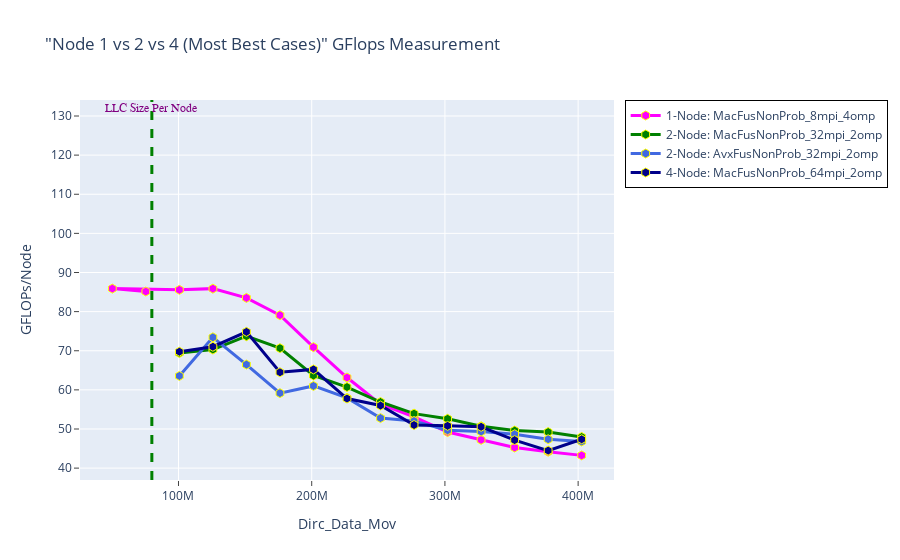

The cell this chart's notebook holds for it:
### Code cell
fig = go.Figure() 

# Node 1 Best Case
fig.add_trace(go.Scatter(x=(dfn1MacFusNonProb_8mpi_4omp.Dirc_Data_Mov*(dfn1MacFusNonProb_8mpi_4omp.MPI_size)), 
                         y=(dfn1MacFusNonProb_8mpi_4omp.GFLOPS*(dfn1MacFusNonProb_8mpi_4omp.MPI_size)), 
                         mode='lines+markers', 
                         name='1-Node: MacFusNonProb_8mpi_4omp',
                         line=dict(color='magenta',width=3),
                         marker=dict(symbol='hexagon',size=9, line=dict(color='yellow',width=1))))


# fig.add_trace(go.Scatter(x=(dfn1MacNewgeoNonProb_8mpi_4omp.Dirc_Data_Mov*(dfn1MacNewgeoNonProb_8mpi_4omp.MPI_size)), 
#                          y=(dfn1MacNewgeoNonProb_8mpi_4omp.GFLOPS*(dfn1MacNewgeoNonProb_8mpi_4omp.MPI_size)), 
#                          mode='lines+markers', 
#                          name='Note1: MacNewgeoNonProb_8mpi_4omp',
#                          line=dict(color='green',width=3),
#                          marker=dict(symbol='hexagon',size=9, line=dict(color='yellow',width=1))))


# Node 2 Best Case
fig.add_trace(go.Scatter(x=(dfn2MacFusNonProb_32mpi_2omp.Dirc_Data_Mov*(dfn2MacFusNonProb_32mpi_2omp.MPI_size/2)), 
                         y=(dfn2MacFusNonProb_32mpi_2omp.GFLOPS*(dfn2MacFusNonProb_32mpi_2omp.MPI_size/2)), 
                         mode='lines+markers', 
                         name='2-Node: MacFusNonProb_32mpi_2omp',
                         line=dict(color='green',width=3),
                         marker=dict(symbol='hexagon',size=9, line=dict(color='yellow',width=1))))

fig.add_trace(go.Scatter(x=(dfn2AvxFusNonProb_32mpi_2omp.Dirc_Data_Mov*(dfn2AvxFusNonProb_32mpi_2omp.MPI_size/2)), 
                         y=(dfn2AvxFusNonProb_32mpi_2omp.GFLOPS*(dfn2AvxFusNonProb_32mpi_2omp.MPI_size/2)), 
                         mode='lines+markers', 
                         name='2-Node: AvxFusNonProb_32mpi_2omp',
                         line=dict(color='royalblue',width=3),
                         marker=dict(symbol='hexagon',size=9,line=dict(color='yellow',width=1))))

# fig.add_trace(go.Scatter(x=(dfn2MacNewgeoNonProb_32mpi_2omp.Dirc_Data_Mov*(dfn2MacNewgeoNonProb_32mpi_2omp.MPI_size/2)), 
#                          y=(dfn2MacNewgeoNonProb_32mpi_2omp.GFLOPS*(dfn2MacNewgeoNonProb_32mpi_2omp.MPI_size/2)), 
#                          mode='lines+markers', 
#                          name='2-Node: MacNewgeoNonProb_32mpi_2omp',
#                          line=dict(color='blue',width=3),
#                          marker=dict(symbol='hexagon',size=9, line=dict(color='yellow',width=1))))


# Node 4 Best Case
fig.add_trace(go.Scatter(x=(dfn4MacFusnonProb_64mpi_2omp.Dirc_Data_Mov*(dfn4MacFusnonProb_64mpi_2omp.MPI_size/4)), 
                         y=(dfn4MacFusnonProb_64mpi_2omp.GFLOPS*(dfn4MacFusnonProb_64mpi_2omp.MPI_size/4)), 
                         mode='lines+markers', 
                         name='4-Node: MacFusNonProb_64mpi_2omp',
                         line=dict(color='darkblue',width=3),
                         marker=dict(symbol='hexagon',size=9, line=dict(color='yellow',width=1))))

# fig.add_trace(go.Scatter(x=(dfn4MacNewgeoNonProb_64mpi_2omp.Dirc_Data_Mov*(dfn4MacNewgeoNonProb_64mpi_2omp.MPI_size/4)), 
#                          y=(dfn4MacNewgeoNonProb_64mpi_2omp.GFLOPS*(dfn4MacNewgeoNonProb_64mpi_2omp.MPI_size/4)), 
#                          mode='lines+markers', 
#                          name='4-Node: MacNewgeoNonProb_64mpi_2omp',
#                          line=dict(color='cyan',width=3),
#                          marker=dict(symbol='hexagon',size=9, line=dict(color='yellow',width=1))))



# Adding a vertical line
fig.add_vline(x=80e6, line_width=3, line_dash="dash", line_color="green")
# fig.add_hline(y=1024, line_width=3, line_dash="dash", line_color="red")

# Add annotation
fig.add_annotation(
    x='80e6'
    , y=130
    , text=f'LLC Size Per Node'
    , yanchor='bottom'
    , showarrow=False
    , arrowhead=1
    , arrowsize=1
    , arrowwidth=2
    , arrowcolor="#636363"
    , ax=-20
    , ay=-30
    , font=dict(size=12, color="purple", family="Sans Serif")
    , align="left"
    ,)

fig.update_layout(title='"Node 1 vs 2 vs 4 (Most Best Cases)" GFlops Measurement',
                  xaxis_title='Dirc_Data_Mov', 
                  yaxis_title='GFLOPs/Node', 
                  xaxis=dict(ticks="outside"),  
                  yaxis=dict(ticks="outside"),
                  legend=go.layout.Legend(bordercolor="black",borderwidth=1))

### Figure 1 — Plotly figure (JSON) as saved in the notebook; plotly's stock layout.template omitted (floating-point values rounded to 4 significant figures)
{"data": [{"line": {"color": "magenta", "width": 3}, "marker": {"line": {"color": "yellow", "width": 1}, "size": 9, "symbol": "hexagon"}, "mode": "lines+markers", "name": "1-Node: MacFusNonProb_8mpi_4omp", "type": "scatter", "x": [75497472, 50331648, 100663296, 125829120, 150994944, 176160768, 201326592, 226492416, 251658240, 276824064, 301989888, 327155712, 352321536, 377487360, 402653184], "y": [85.14, 85.88, 85.56, 85.88, 83.51, 79.08, 70.92, 63.16, 56.32, 53.08, 49.22, 47.22, 45.27, 44.2, 43.26]}, {"line": {"color": "green", "width": 3}, "marker": {"line": {"color": "yellow", "width": 1}, "size": 9, "symbol": "hexagon"}, "mode": "lines+markers", "name": "2-Node: MacFusNonProb_32mpi_2omp", "type": "scatter", "x": [100663296, 125829120, 150994944, 176160768, 201326592, 226492416, 251658240, 276824064, 301989888, 327155712, 352321536, 377487360, 402653184], "y": [69.43, 70.31, 73.72, 70.66, 63.67, 60.72, 56.9, 53.93, 52.61, 50.68, 49.59, 49.22, 47.96]}, {"line": {"color": "royalblue", "width": 3}, "marker": {"line": {"color": "yellow", "width": 1}, "size": 9, "symbol": "hexagon"}, "mode": "lines+markers", "name": "2-Node: AvxFusNonProb_32mpi_2omp", "type": "scatter", "x": [100663296, 125829120, 150994944, 176160768, 201326592, 226492416, 251658240, 276824064, 301989888, 327155712, 352321536, 377487360, 402653184], "y": [63.57, 73.44, 66.47, 59.17, 61.01, 57.94, 52.79, 52.05, 49.65, 49.34, 48.66, 47.38, 46.81]}, {"line": {"color": "darkblue", "width": 3}, "marker": {"line": {"color": "yellow", "width": 1}, "size": 9, "symbol": "hexagon"}, "mode": "lines+markers", "name": "4-Node: MacFusNonProb_64mpi_2omp", "type": "scatter", "x": [100663296, 125829120, 150994944, 176160768, 201326592, 226492416, 251658240, 276824064, 301989888, 327155712, 352321536, 377487360, 402653184], "y": [69.76, 71.03, 74.83, 64.5, 65.23, 57.78, 56.0, 51.02, 50.81, 50.56, 47.16, 44.48, 47.37]}], "layout": {"annotations": [{"align": "left", "arrowcolor": "#636363", "arrowhead": 1, "arrowsize": 1, "arrowwidth": 2, "ax": -20, "ay": -30, "font": {"color": "purple", "family": "Sans Serif", "size": 12}, "showarrow": false, "text": "LLC Size Per Node", "x": "80e6", "y": 130, "yanchor": "bottom"}], "legend": {"bordercolor": "black", "borderwidth": 1}, "shapes": [{"line": {"color": "green", "dash": "dash", "width": 3}, "type": "line", "x0": 80000000, "x1": 80000000, "xref": "x", "y0": 0, "y1": 1, "yref": "y domain"}], "title": {"text": "\"Node 1 vs 2 vs 4 (Most Best Cases)\" GFlops Measurement"}, "xaxis": {"ticks": "outside", "title": {"text": "Dirc_Data_Mov"}}, "yaxis": {"ticks": "outside", "title": {"text": "GFLOPs/Node"}}}}
